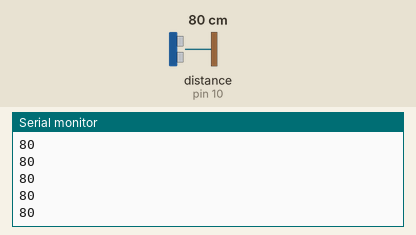
The sketch below on a simulated Arduino Uno, built with avr-gcc and run on an emulated ATmega328P. Shown: the last lines printed to the serial monitor. The test bench sets the inputs (shaded band); at power-on: distance to the obstacle (sensor on pin 10) 80 cm. The echo pulse lasts 58.3 µs per cm.

Above: at 1.2 s.
1.3 s: distance to the obstacle (sensor on pin 10) set to 2 cm
At 1.31 s:
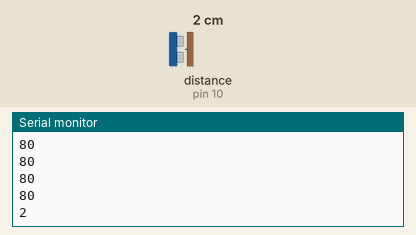
2.8 s: distance to the obstacle (sensor on pin 10) set to 4 cm
At 2.83 s:
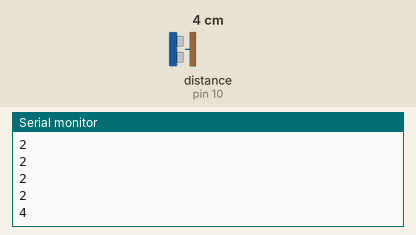
Timing chart, 0 to 5.8 s (numbered marks = the images above; inputs shaded):
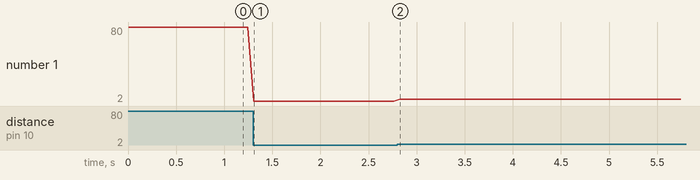

The sketch:

sonar.ino
```cpp
void setup() {
  Serial.begin(9600);
  pinMode(9, OUTPUT);
  pinMode(10, INPUT);
}

void loop() {
  digitalWrite(9, HIGH);
  delayMicroseconds(10);
  digitalWrite(9, LOW);
  long us = pulseIn(10, HIGH);
  Serial.println(us / 58);
  delay(60);
}
```

Measured:
- after the input at 1.3 s, the serial monitor: prints a new line at once (image 1)
- after the input at 2.8 s, the serial monitor: prints a new line at once (image 2)
- plotted number 1: 80 → 2 after the input at 1.3 s, 2 → 4 after the input at 2.8 s
